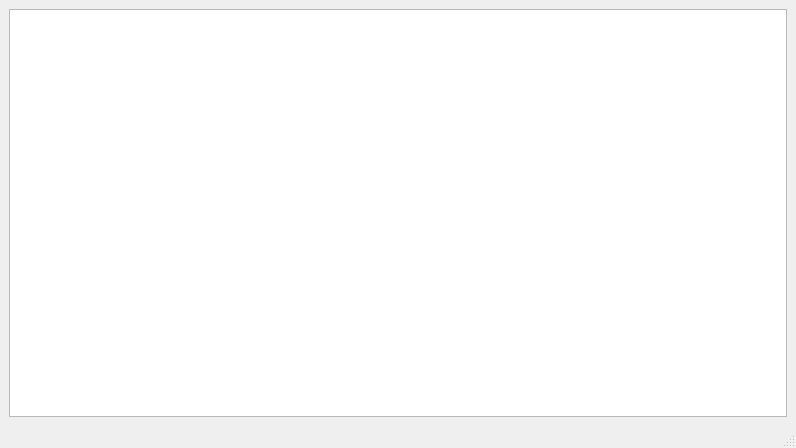
<?xml version="1.0" encoding="UTF-8"?>
<ui version="4.0">
 <class>MainWindow</class>
 <widget class="QMainWindow" name="MainWindow">
  <property name="geometry">
   <rect>
    <x>0</x>
    <y>0</y>
    <width>796</width>
    <height>448</height>
   </rect>
  </property>
  <property name="windowTitle">
   <string>但是风好大发动机号</string>
  </property>
  <widget class="QWidget" name="centralwidget">
   <layout class="QGridLayout" name="gridLayout">
    <item row="0" column="0">
     <widget class="QTableView" name="tableView"/>
    </item>
   </layout>
  </widget>
  <widget class="QMenuBar" name="menubar">
   <property name="geometry">
    <rect>
     <x>0</x>
     <y>0</y>
     <width>796</width>
     <height>22</height>
    </rect>
   </property>
  </widget>
  <widget class="QStatusBar" name="statusbar"/>
 </widget>
 <resources/>
 <connections/>
</ui>
